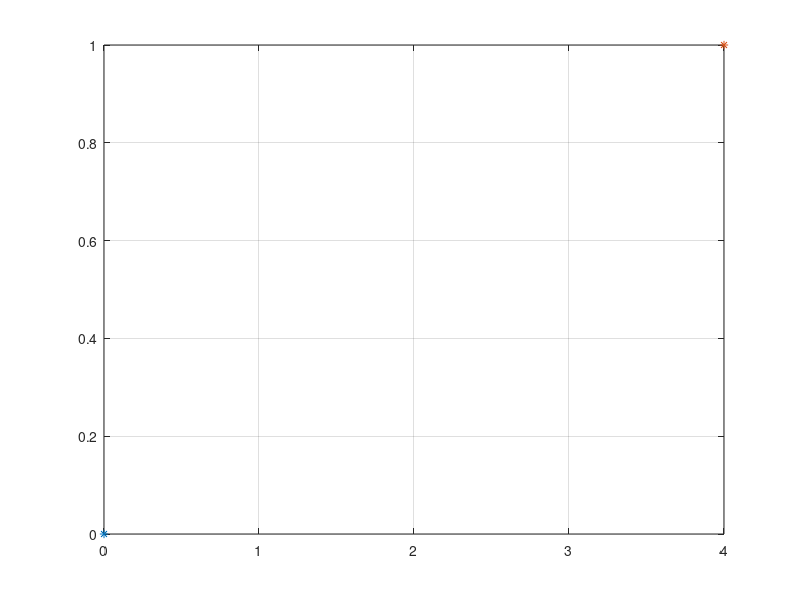

The MATLAB script that drew this image: (Note: this script raises an error after producing the figure.)
%% Simple math calcs
clear all;
close all;
clc;

for i = 1
    x0 = 0;
    x1 = (-4.61287 - (-4.61287)) + 4;
    y0 = 0;
    y1 = (1.50581 -  1.50581) +1;
    
    plot(x0,y0,'*');
    hold on
    plot(x1,y1,'*');
    hold on
    grid on
    
    % Finding Arc Radius Between Two Points
    b = x1-x0;
    a = y1 - y0;
    F = sqrt(b^2+a^2);
    rho = asin(b/F) - asin(a/F);
    r = -(a/(sin(rho)-1));
    
    % Finding Phi (Angle Between two points)
    phi = asin(b/r);
    
    % Finding Arc Length
    arc_length = r*phi;
    
    
    circle(x0, r, r,phi);
end

% Plotting the Arc
function [] = circle(x,y,r,phi)
hold on
%th = -(pi/2)+phi:-pi/250:-(pi/2);
th = 0:pi/250:2*pi;
th = th-(pi/2);
deg = th*(180/pi);

xunit = zeros(length(th));
yunit = zeros(length(th));

for i = 1:length(th)
    xunit(i) = r * cos(th(i)) + x;
    yunit(i) = r * sin(th(i)) + y;
end
plot(xunit,yunit)
hold on
end
